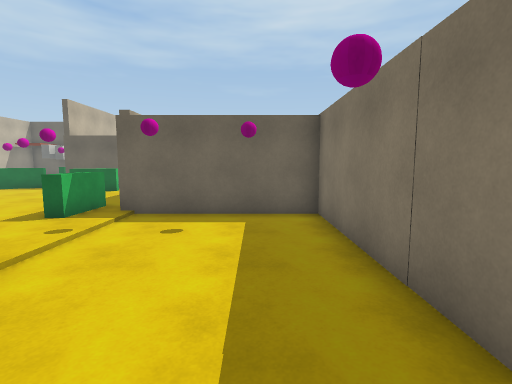
[1] (above)

16 first-person views from a walk through a Unity game level. The camera is 1.5 m above the floor, tilts 6° down and sees 85° across. The floor is counted in squares, 1 m on a side. Each view is taken from the middle of a square. On the plan, view 1 faces up. The plan holds only what a view shows up to about 14 squares ahead; the rest is blank. The player character is not drawn.

[2]
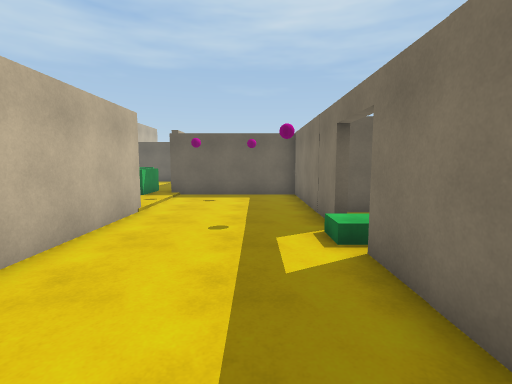

[3]
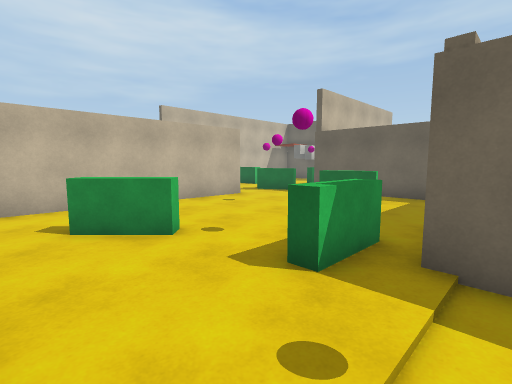

[4]
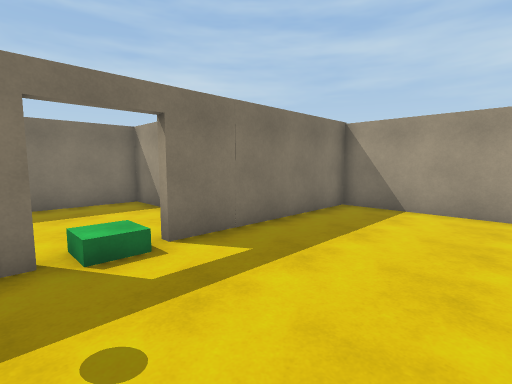

[5]
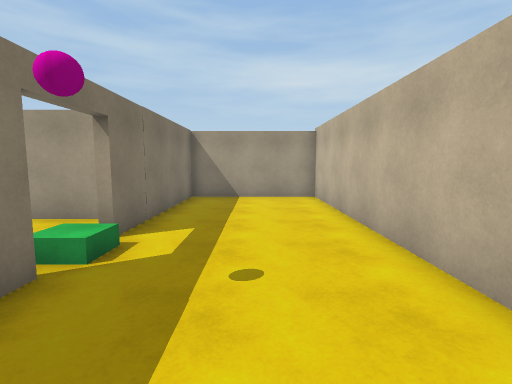

[6]
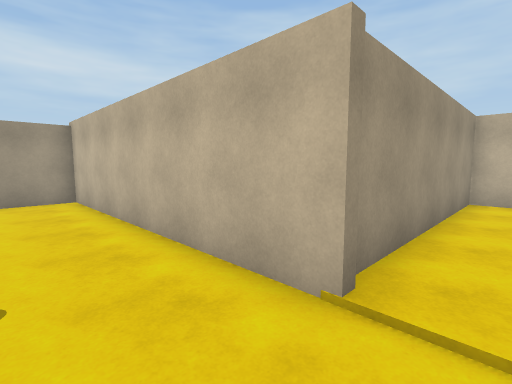

[7]
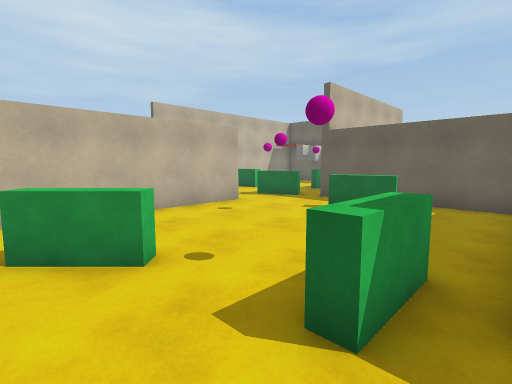

[8]
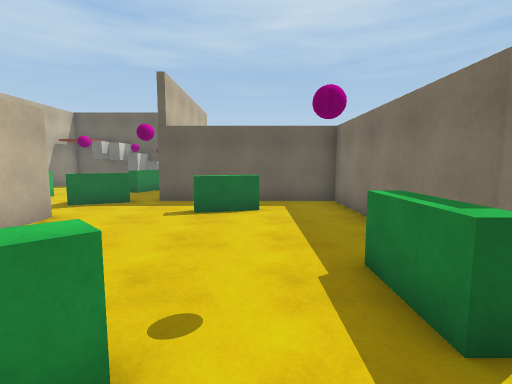

[9]
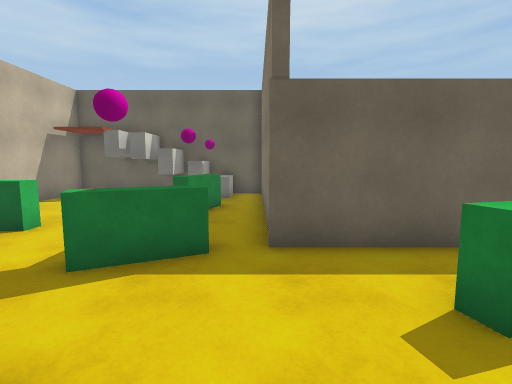

[10]
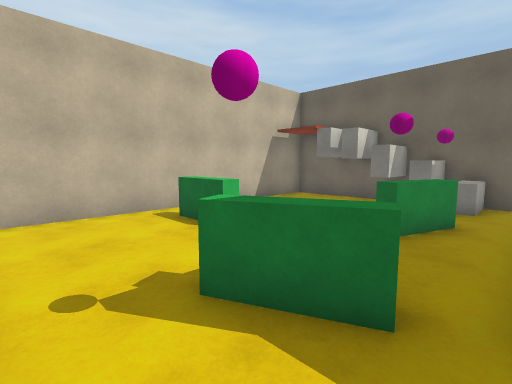

[11]
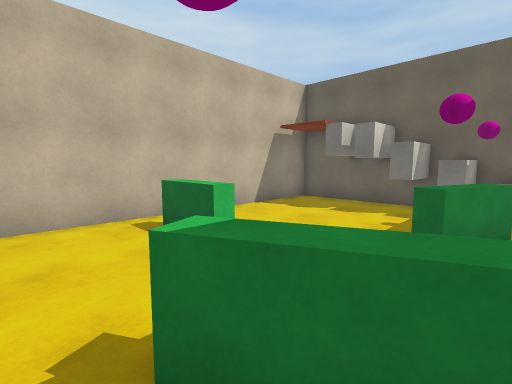

[12]
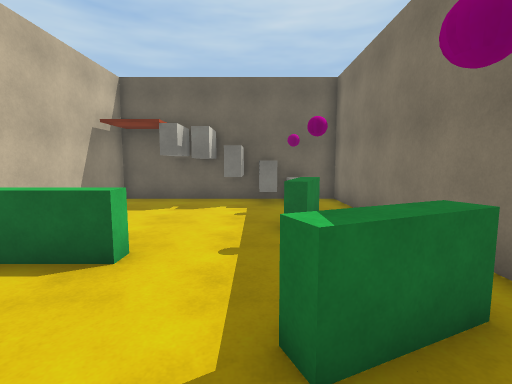

[13]
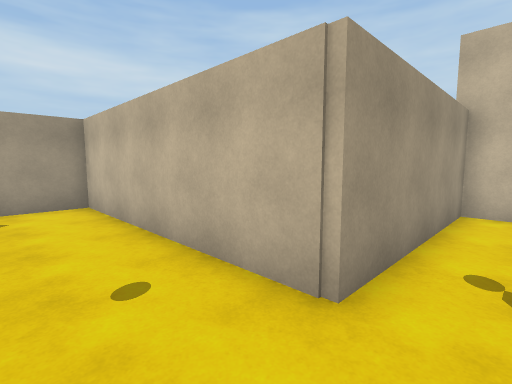

[14]
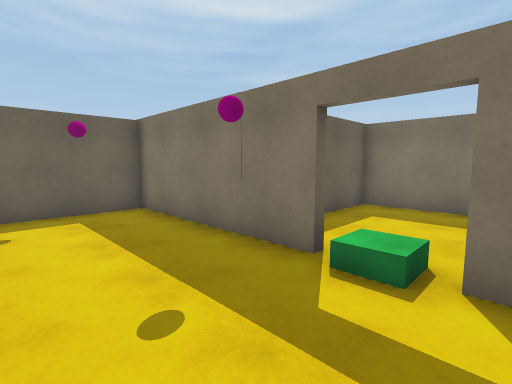

[15]
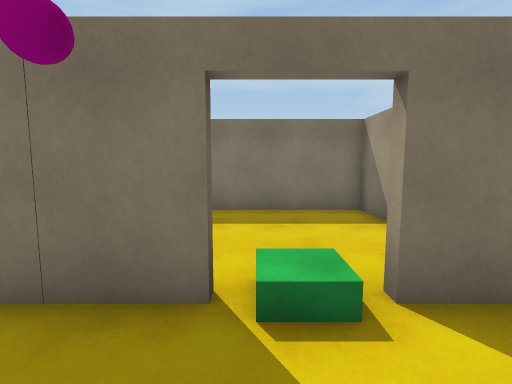

[16]
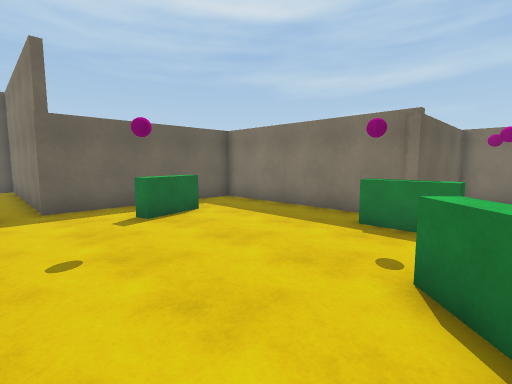

### Floor plan
Key: @ floor where view 1 was taken; # wall or solid block; . floor; = window, fence, low wall or low ledge; ^ raised ledge; O other object.
Columns run from 20 left of view 1 to 8 right of it. Each row starts with its distance up from view 1.
 25 ##########
 24 #...OOOOO#
 23 #...OOOOO#
 22 #........#
 21 #......###
 20 #......^##
 19 # .....^.#
 18 #  ......#
 17 #.^^^....#
 16 #.......^########
 15 #.....=^#.......#
 14 #..........#^^..#
 13 #...............#
 12 ########........#
 11        #........#
 10        #........#
  9        #.......^#
  8        #.......^#######
  7        #...##..^......#
  6        #...=..........#
  5        #...#..........#
  4        #..............##
  3        ##########.....O######
  2                 #.....O.....#
  1                 #...........#
  0                 #...@.O.....#
 -1                 #.....O.....#
 -2                 #.....#######
 -3                 #.....#
 -4                 #.....#
 -5                 #.....#
 -6                 #.....#
 -7                 #######

Positions as (right, up) in squares from view 1, and headings:
1: (0, 0), facing up
2: (0, -5), facing up
3: (-3, 4), facing up-left
4: (-3, 2), facing down-right
5: (-1, 5), facing down
6: (-1, 5), facing down-left
7: (-4, 5), facing up-left
8: (-7, 5), facing up
9: (-11, 11), facing up
10: (-11, 13), facing up-left
11: (-12, 14), facing up-left
12: (-14, 13), facing up
13: (-10, 14), facing down-left
14: (-2, -1), facing up-right
15: (-1, 1), facing right
16: (-12, 6), facing up-right
